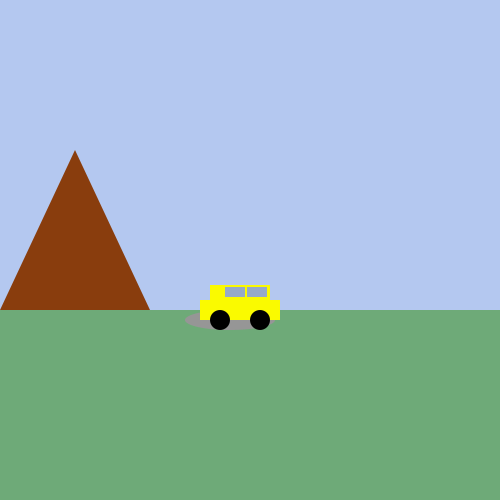
Frame 1 (no input)
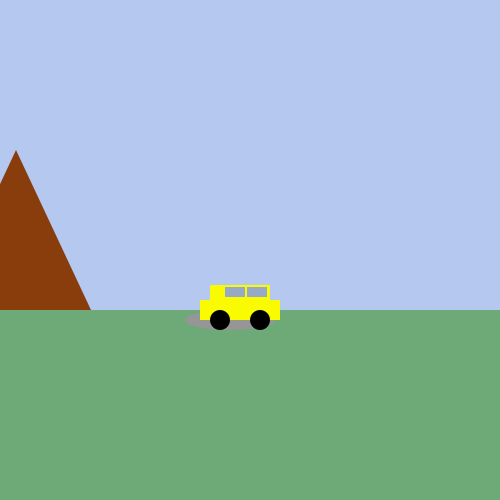
Frame 60 (the mouse pressed at the canvas centre just before this capture)
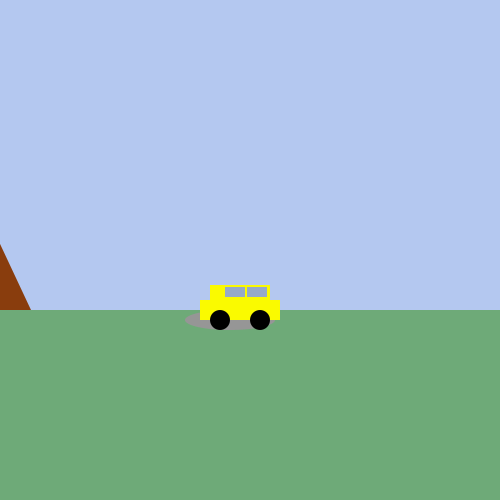
Frame 120 (the mouse held since frame 60 and released just before this capture)

The Processing sketch that drew these frames (run headless with seeded random() and noise(); from frame 60 on, the mouse is pressed at the canvas centre):

// Processing sketch: car
// ── car.pde
void setup() {
 size(500, 500);

}

int x = 200;
int mountain_x = 0;
int v = 1;
void draw() {
  noStroke();
  
  background(180, 200, 240);

  // draw the ground
  fill(110, 170, 120);
  rect(0, 310, width, height - 310);
  fill(137,61,13);
  //triangle(x1, y1, x2, y2, x3, y3);
  triangle(mountain_x,310,mountain_x + 150,310,mountain_x + 75,150);
  // draw a yellow car
  fill(150, 150, 150);
  ellipse(x + 30, 320, 90, 20);

  fill(250,250,0);
  rect(x, 300, 80, 20);
  rect(x + 10, 285, 60, 15);
  
  fill(150, 170, 200);
  rect(x + 47, 287, 20, 10);
  rect(x + 25, 287, 20, 10);
  
  fill(0, 0, 0);
  ellipse(x + 20, 320, 20, 20);
  ellipse(x + 60, 320, 20, 20);
  
  mountain_x = mountain_x - v;
  // a comment
}
